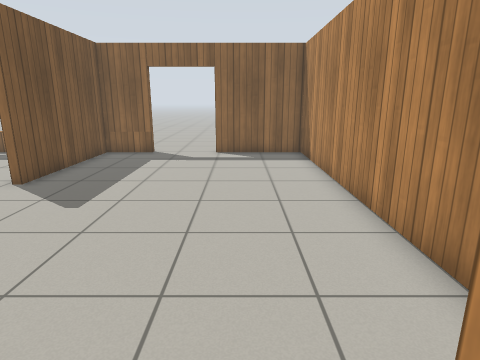
view 1 (above)

19 first-person views from a walk through a Gazebo world. The camera is 1.2 m above the floor, tilts 14° down and sees 75° across. The floor is counted in squares, 0.5 m on a side. Each view is taken from the middle of a square. On the plan, view 1 faces up. The plan holds only what a view shows up to about 19 squares ahead; the rest is blank. The robots in the file are not drawn. Simple patterns stand in for the simulator's built-in surfaces.

view 2
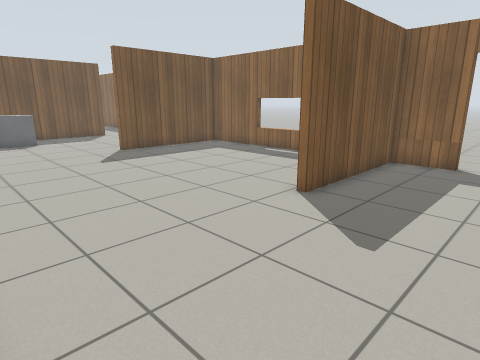

view 3
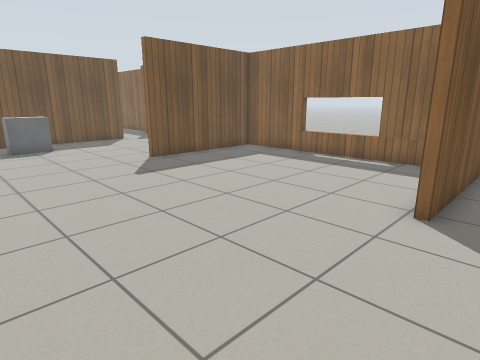

view 4
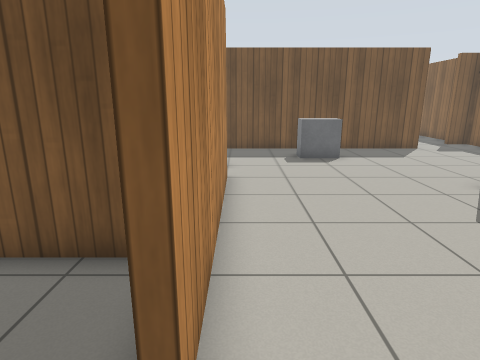

view 5
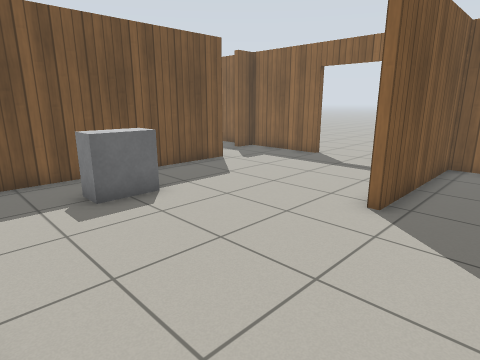

view 6
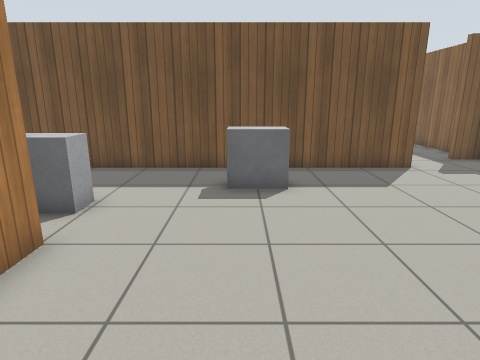

view 7
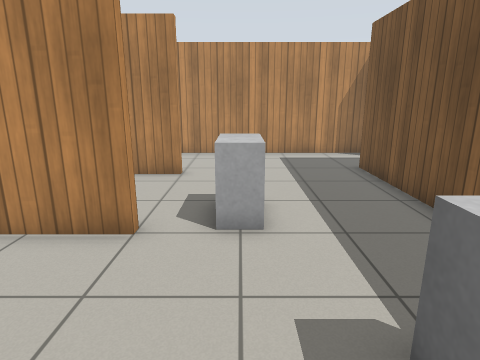

view 8
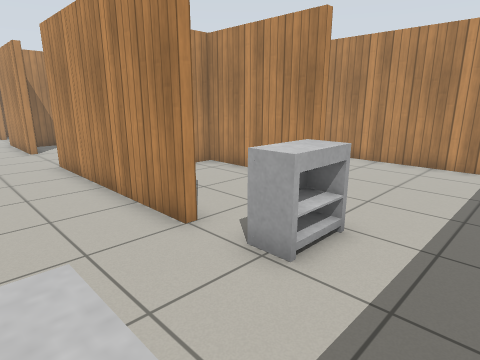

view 9
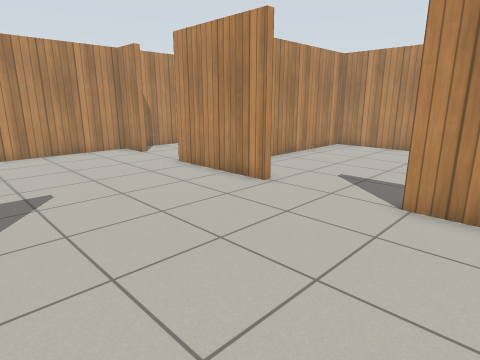

view 10
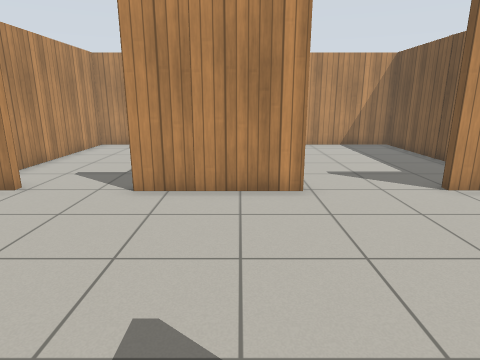

view 11
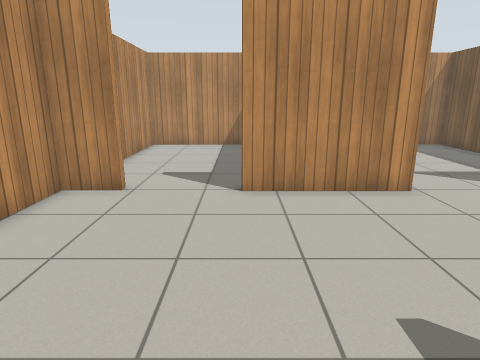

view 12
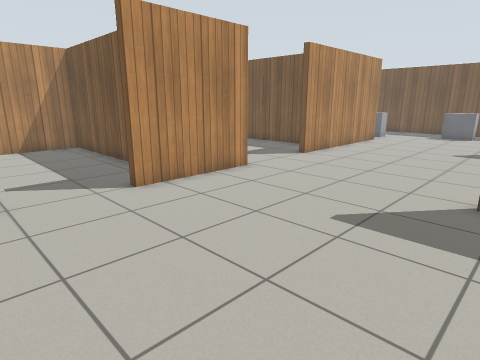

view 13
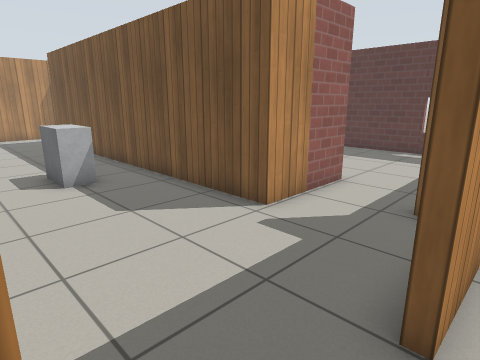

view 14
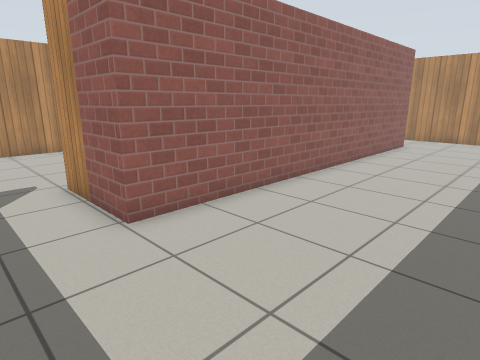

view 15
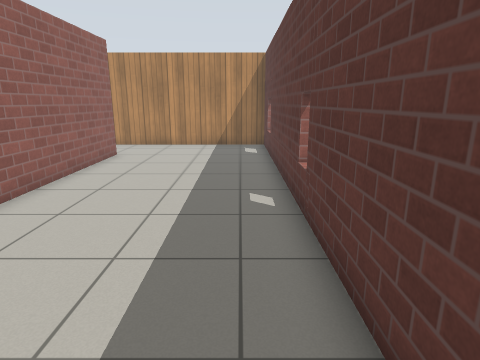

view 16
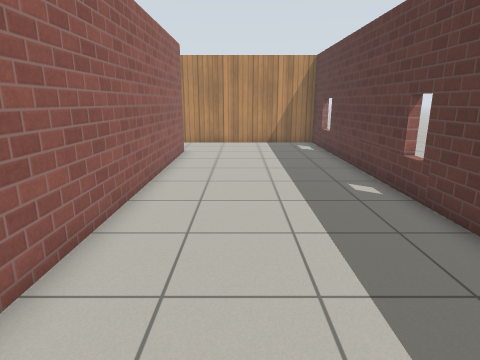

view 17
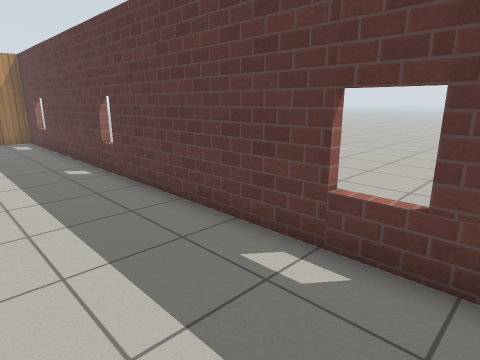

view 18
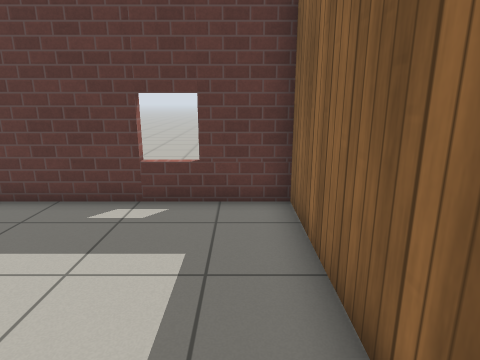

view 19
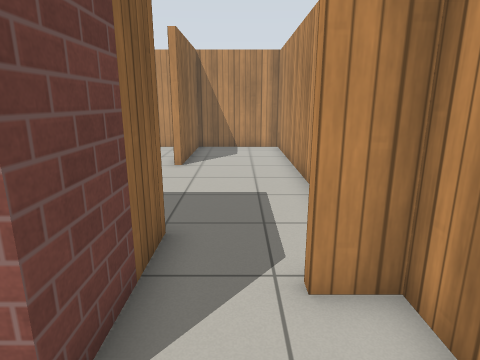

### Floor plan
Ten units are one square. View 1 is at (0, 0); x grows to the right and y downward. Boxes are objects, and circles mark ways between rooms. Rooms are numbered by the first view taken in them; rooms with no view inside come last. Other rooms are left out.
<svg viewBox="-373 -165 408 251">
<path fill="none" stroke="#000" d="M-38 22 -38 81 30 81 30 -4M-21 -16 -21 -13M-178 -92 -178 -119M-191 -16 -107 -16M-68 -16 -21 -16M-190 34 -138 34 -138 16M-84 -153 -175 -153 -175 -90M-230 -153 -272 -153 -272 -141 -276 -141M-43 -153 -65 -153 -65 -90M13 -16 30 -16 30 -153 -12 -153M-292 -114 -255 -114 -255 46 -275 46M-286 -153 -296 -153M-269 81 -138 81 -138 37 -190 37M-251 -155 -230 -155M-43 -156 -43 -153M-368 -116 -363 -116M-275 46 -292 46 -292 -114M-296 -153 -364 -153 -364 81 -275 81 -275 69M-68 -12 -68 -16M-135 -3 -135 81 -41 81 -41 19M-41 2 -41 -9"/>
<rect x="-235" y="-65" width="10" height="20" fill="#bbb"><title>cabinet</title></rect>
<rect x="-215" y="-15" width="10" height="20" fill="#bbb"><title>cabinet</title></rect>
<circle cx="-5" cy="-10" r="3" fill="#2a7"/>
<circle cx="-215" cy="-150" r="3" fill="#2a7"/>
<circle cx="-30" cy="-150" r="3" fill="#2a7"/>
<circle cx="-280" cy="55" r="3" fill="#2a7"/>
<circle cx="-300" cy="-130" r="3" fill="#2a7"/>
<circle cx="-85" cy="-10" r="3" fill="#2a7"/>
<text x="-10" y="30">1</text>
<text x="-140" y="-60">2</text>
<text x="-170" y="-160">3</text>
<text x="-320" y="-30">4</text>
<text x="-90" y="30">5</text>
</svg>
Room 1 opens to room 2. Room 2 opens to room 3. Room 2 opens to room 4. Room 2 opens to room 5.

Where each view was taken, in squares from view 1:
view 1: 0 up, 0 right, facing up
view 2: 2 up, 2 left, facing up-left
view 3: 2 up, 5 left, facing up-left
view 4: 2 up, 9 left, facing left
view 5: 2 up, 15 left, facing up-left
view 6: 5 up, 14 left, facing left
view 7: 7 up, 21 left, facing down
view 8: 5 up, 24 left, facing down-right
view 9: 9 up, 13 left, facing down-right
view 10: 10 up, 5 left, facing down
view 11: 10 up, 2 left, facing down
view 12: 10 up, 2 right, facing down-left
view 13: 16 up, 20 left, facing down-left
view 14: 14 up, 35 left, facing down-right
view 15: 10 up, 35 left, facing down
view 16: 11 up, 32 left, facing down
view 17: 14 up, 32 left, facing down-left
view 18: 14 up, 29 left, facing left
view 19: 6 down, 31 left, facing right
